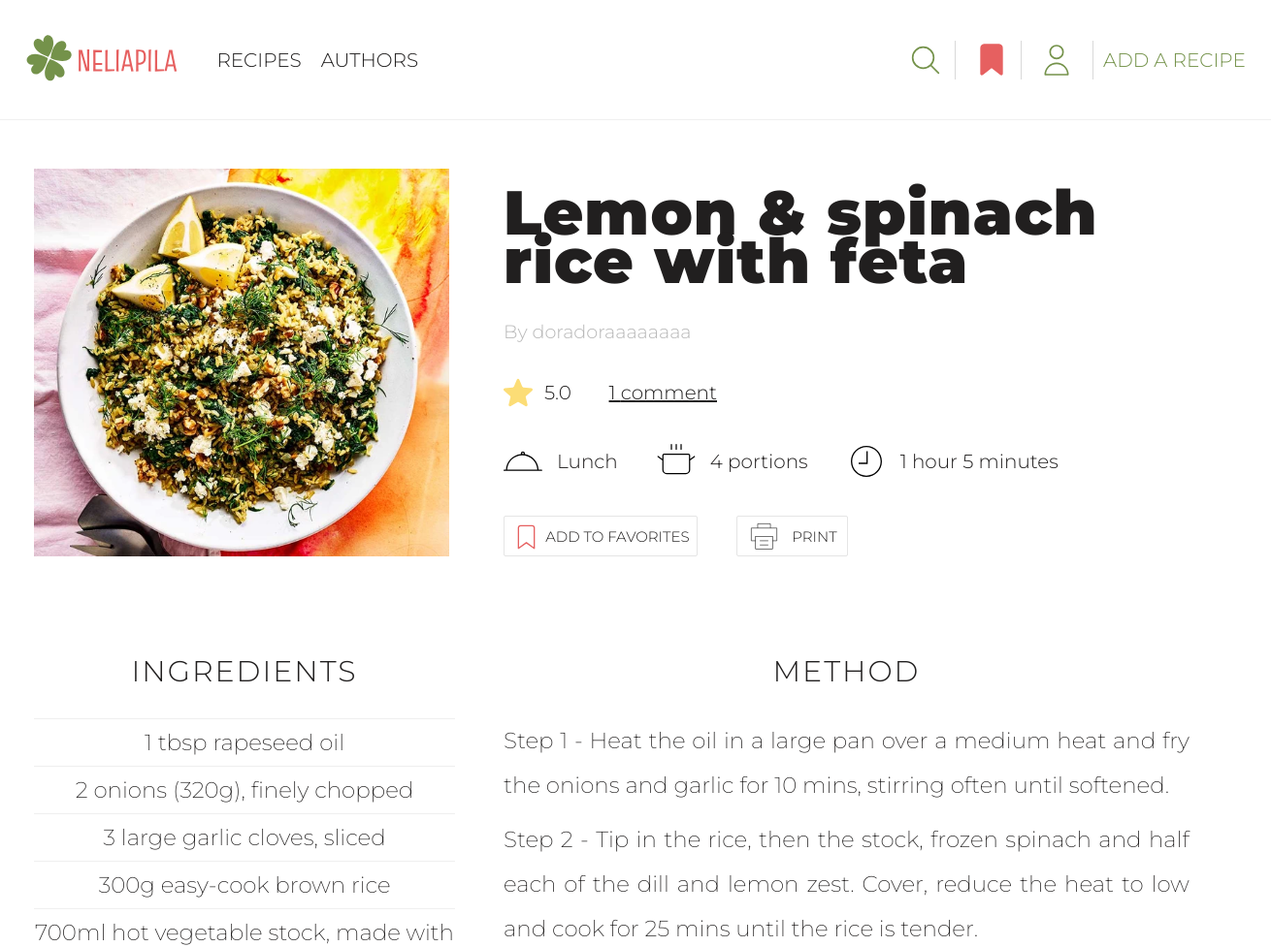
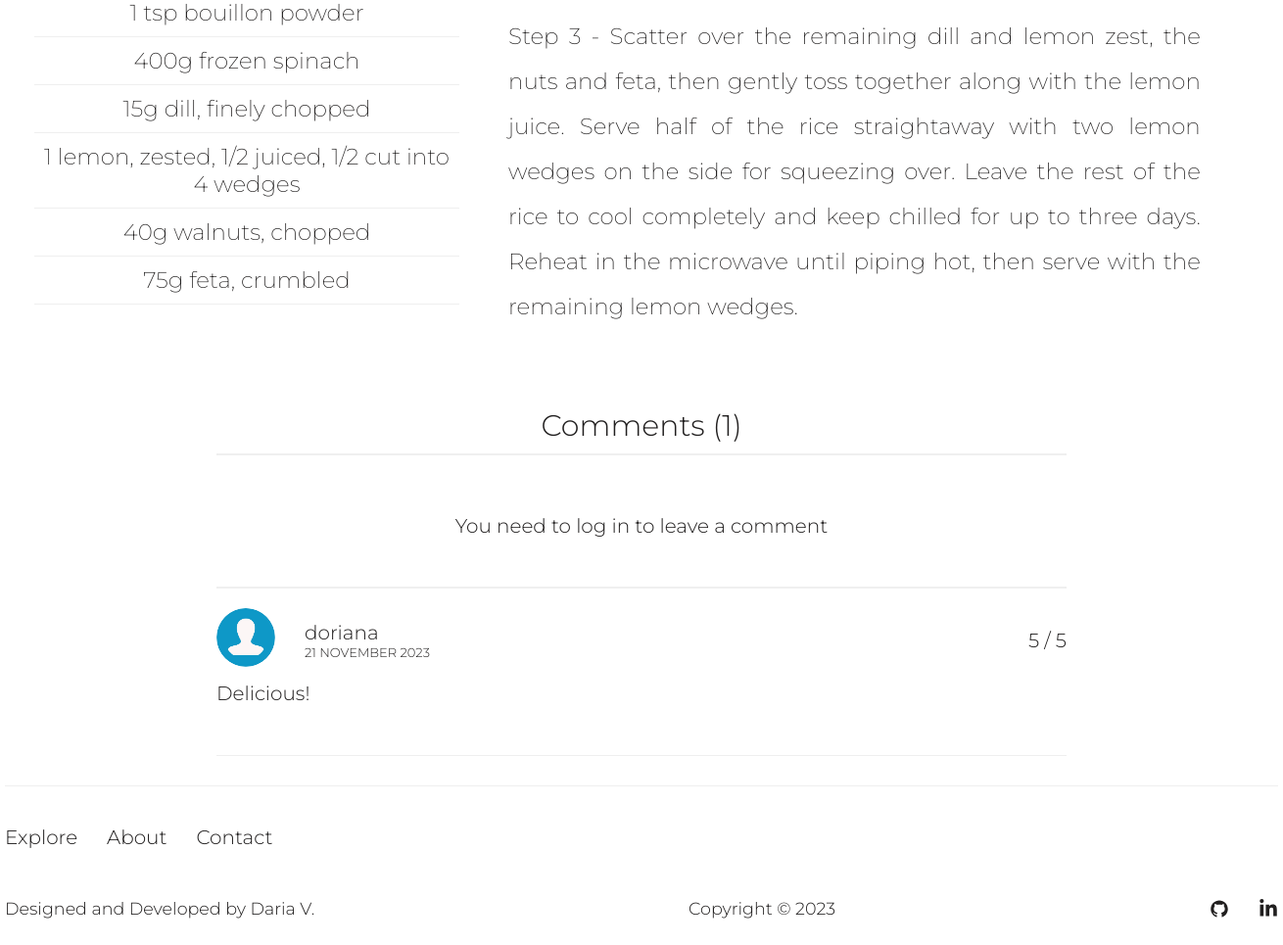
Screenshot of /recipe/22 with the database file from the repository (2 pictures, top to bottom).
### recipes/models.py (models this page shows, shortened)
class Recipe(models.Model):
    CATEGORY_CHOICES = [
        ('Breakfast', 'Breakfast'),
        ('Lunch', 'Lunch'),
        ('Dinner', 'Dinner'),
        ('Snacks', 'Snacks'),
        ('Desserts', 'Desserts'),
        ('Drinks', 'Drinks'),
        ('Miscellaneous', 'Other')
    ]
    STATUS_CHOICES = [
        (True, 'Approved'),
        (False, 'On moderation'),
    ]
    author = models.ForeignKey(User, on_delete=models.CASCADE, null=True, blank=True)
    title = models.CharField(max_length=50)
    portions = models.PositiveIntegerField(default=1, blank=True, null=True)
    cooking_hours = models.PositiveIntegerField(default=0)
    cooking_minutes = models.PositiveIntegerField(default=0)
    image = models.ImageField(upload_to=recipe_image_path)
    category = models.CharField(max_length=20, choices=CATEGORY_CHOICES)
    ingredients = models.TextField()
    steps = models.TextField()
    is_approved = models.BooleanField(default=False, choices=STATUS_CHOICES)
    date_created = models.DateTimeField(auto_now_add=True)

class Comment(models.Model):
    RATING_CHOICES = [
        (1, 1),
        (2, 2),
        (3, 3),
        (4, 4),
        (5, 5),
    ]
    STATUS_CHOICES = [
        (True, 'Approved'),
        (False, 'On moderation'),
    ]
    owner = models.ForeignKey('user.Profile', on_delete=models.SET_NULL, null=True, blank=True)
    recipe = models.ForeignKey(Recipe, on_delete=models.CASCADE)
    body = models.TextField(max_length=500, null=True, blank=True)
    rating = models.IntegerField(null=False, blank=False, choices=RATING_CHOICES)
    created_date = models.DateTimeField(auto_now_add=True)
    is_approved = models.BooleanField(default=False, choices=STATUS_CHOICES)
    class Meta:
        unique_together = [['owner', 'recipe'], ]

### user/models.py (models this page shows, shortened)
class Profile(models.Model):
    user = models.OneToOneField(User, on_delete=models.CASCADE)
    name = models.CharField(max_length=50, null=True, blank=True)
    email = models.EmailField(max_length=500, blank=True, null=True, unique=True)
    username = models.CharField(max_length=50, blank=True, null=True)
    bio = models.TextField(blank=True, null=True)
    image = models.ImageField(upload_to='profiles/', blank=True, null=True, default='profiles/default-profile-pic.png')
    created = models.DateTimeField(auto_now_add=True)

### recipes/views.py (the view)
# urls.py: path('recipe/<pk>', views.show_specific_recipe, name='specific-recipe'),
def show_specific_recipe(request, pk):
    specific_recipe = Recipe.objects.get(pk=pk, is_approved=True)
    recipe_ingredients = specific_recipe.ingredients.split('\n')
    recipe_ingredients = [ingredient.strip() for ingredient in recipe_ingredients if ingredient.strip()]
    recipe_steps = specific_recipe.steps.split('\n')
    recipe_steps = [step.strip() for step in recipe_steps if step.strip()]
    comments = Comment.objects.filter(recipe=specific_recipe, is_approved=True)
    comments_count = comments.count()
    recipe_ratings = [comment.rating for comment in comments]
    if recipe_ratings:
        average_recipe_rating = count_recipe_average_rating(recipe_ratings)
    else:
        average_recipe_rating = ''
    try:
        favorite_recipes = [favorite.favorite_recipe for favorite in request.user.profile.favorite_set.all()]
    except AttributeError:
        favorite_recipes = ''
    form = CommentForm()
    if request.method == 'POST':
        leave_a_comment(request, specific_recipe)
    context = {'recipe': specific_recipe, 'comments_count': comments_count,
               'favorites': favorite_recipes, 'ingredients': recipe_ingredients,
               'steps': recipe_steps, 'form': form, 'comments': comments,
               'average_recipe_rating': average_recipe_rating}
    return render(request, 'recipes/specific-recipe.html', context)

### recipes/views.py (called while the page is built)
def count_recipe_average_rating(recipe_ratings):
    average_rating = round(sum(recipe_ratings) / len(recipe_ratings), 1)
    return average_rating

### templates/recipes/specific-recipe.html (shortened to what this page needs)
{% extends 'base/base.html' %}
{% load static %}
{% block css %}
<link rel="stylesheet" href="{% static 'recipes/css/specific-recipe.css' %}">
<link rel="stylesheet" href="{% static 'recipes/css/comment-section.css' %}">
{% endblock %}
{% block content %}
<section class="specific-recipe-page">
    <div class="sp-recipe container">
        <section class="specific-recipe-information">
            <section class="information-about-recipe">
                <div class="recipe-image">
                    <img src="{{ recipe.image.url }}" alt="{{ recipe.title }}">
                </div>
                <div class="recipe-main-information">
                    <h1 class="recipe-heading">{{ recipe.title }}</h1>
                    <a class="recipe-author" href="{% url 'profile' recipe.author.id %}">
                        By {{ recipe.author }}</a>
                    <div class="rating-comments-link">
                        {% if average_recipe_rating %}
                        <a class="star-rating" href="#comments"><img src="{% static 'recipes/images/star.svg' %}"
                                                                     alt="heart">
                            <span>{{ average_recipe_rating }}</span></a>
                        {% endif %}
                        <a class="comments-counter" href="#comments">
                            {{ comments_count }} comment{{ comments_count | pluralize:'s' }}</a>
                    </div>
                    <div class="recipe-info">
                        <div class="category-details">
                            <img src="{% static 'recipes/images/food-category-svg.svg' %}" alt="Category">
                            <a href="{% url 'recipes' %}?sort_by={{ recipe.category }}"
                               class="recipe-category">{{ recipe.category }}</a>
                        </div>
                        <div class="portions-details">
                            <img src="{% static 'recipes/images/pot-svg.svg' %}" alt="Pot">
                            <span>{{ recipe.portions }} portion{{ recipe.portions | pluralize:'s' }}</span>
                        </div>
                        <div class="cooking-time-details">
                            <img src="{% static 'recipes/images/clock-svg.svg' %}" alt="Clock">
                            {% if recipe.cooking_hours != 0 and recipe.cooking_minutes != 0 %}
                            <span>{{ recipe.cooking_hours }} hour{{ recipe.cooking_hours | pluralize:'s' }}
                                {{ recipe.cooking_minutes }} minute{{ recipe.cooking_minutes | pluralize:'s' }}</span>
                            {% elif recipe.cooking_hours != 0 and recipe.cooking_minutes == 0 %}
                            <span>{{ recipe.cooking_hours }} hour{{ recipe.cooking_hours | pluralize:'s' }}</span>
                            {% elif recipe.cooking_hours == 0 and recipe.cooking_minutes != 0 %}
                            <span>{{ recipe.cooking_minutes }} minute{{ recipe.cooking_minutes | pluralize:'s' }}
                                </span>
                            {% endif %}
                        </div>
                    </div>
                    <div class="favorite-and-print-links">
                        {% if recipe.is_approved %}
                        <div class="add-to-favourites">
                            <div class="button-favorites">
                                {% if recipe in favorites %}
                                <a class="button-favorites-link button-link"
                                   href="{% url 'delete-from-favorites' recipe.id %}">
                                    <img src="{% static 'user/images/filled-bookmark-svg.svg' %}" alt="Bookmark">
                                    Added to favorites
                                </a>
                                {% else %}
                                <a class="button-favorites-link button-link"
                                   href="{% url 'add-to-favorites' recipe.id %}">
                                    <img src="{% static 'user/images/bookmark-svg.svg' %}" alt="Bookmark">
                                    Add to favorites
                                </a>
                                {% endif %}
                            </div>
                        </div>
                        <div class="print-recipe">
                            <div class="print">
                                <a class="print-link button-link" href="{% url 'pdf' recipe.id %}" target="_blank"><img
                                        src="{% static 'recipes/images/print-svg.svg' %}" alt="Print">
                                    Print
                                </a>
                            </div>
                        </div>
                        {% endif %}
                    </div>
                </div>
            </section>
        </section>
        <section class="cooking-information">
            <div class="ingredients">
                <h2 class="ingredients-heading">Ingredients</h2>
                <ul>
                    {% for ingredient in ingredients %}
                    <li class="ingredient-list list-item-separator">{{ ingredient }}</li>
                    {% endfor %}
                </ul>
            </div>
            <div class="steps">
                <h2 class="steps-heading">Method</h2>
                <ul>
                    {% for step in steps %}
                    <li class="steps-list">{{ step }}</li>
                    {% endfor %}
                </ul>
            </div>
        </section>
        <section class="comments-section">
            <section class="leave-comment" id="comments">
                <h2>Comments ({{ comments_count }})</h2>
                <hr>
                {% if request.user.is_authenticated %}
                <div class="leave-comment-section">
                    <div class="comment-form">
                        <form class="form" action="{% url 'specific-recipe' recipe.id %}" method="POST">
                            {% csrf_token %}
                            {% for field in form %}
                            <div class="form-for-comment">
                                <label>{{ field.label }}</label>
                                {{ field }}
                            </div>
                            {% endfor %}
                            <input class="submit btn" type="submit" value="Post"/>
                        </form>
                    </div>
                </div>
                {% else %}
                <div class="link-to-login">
                    <a class="link-to-login" href="{% url 'login' %}">You need to log in to leave a comment</a>
                </div>
                {% endif %}
            </section>
            {% if comments %}
            <section class="all-recipe-comments">
                <div class="comments">
                    {% for comment in comments %}
                    <div class="one-comment">
                        <div class="comment-owner-info">
                            <div class="comment-owner-info-left">
                                <div class="comment-owner-image">
                                    <a href="{% url 'profile' comment.owner.user.id %}"
                                    ><img src="{{ comment.owner.image.url }}" alt="Commentator`s image"></a>
                                </div>
                                <div class="owner-name-and-date-created">
                                    <div class="owner-name">
                                        <a href="{% url 'profile' comment.owner.user.id %}">
                                            {{ comment.owner.username }}</a>
                                    </div>
                                    <div class="date-created">
                                        <p>{{ comment.created_date | date:"j F Y"}}</p>
                                    </div>
                                </div>
                            </div>
                            <div class="comment-rating">
                                <p>{{ comment.rating }} / 5</p>
                            </div>
                        </div>
                        <div class="comment-body">
                            <p>{{ comment.body }}</p>
                        </div>
                    </div>
                    {% endfor %}
                </div>
            </section>
            {% endif %}
        </section>
    </div>
</section>
{% endblock %}

### static/base/css/base.css (style rules this page uses)
html { height: 100%; position: relative; }
body { font-family: 'Montserrat', sans-serif; font-weight: 300; font-size: 20px; color: #211f1f; background-color: #FFFFFF; margin: 0; padding: 0; min-height: 100%; display: flex; flex-direction: column; }
a { text-decoration: none; color: #211f1f; }
h1, h2, h3, p { margin: 0; font-weight: 300; }
li, ul { margin: 0; padding: 0; }
hr { border: 1px solid #efefef; }
.container { width: 1240px; margin: 0 auto; position: relative; }

### static/recipes/css/specific-recipe.css (style rules this page uses)
.information-about-recipe { display: flex; padding: 50px 0 100px 0; }
.recipe-image, .ingredients { width: 35%; display: flex; flex-direction: column; }
.recipe-main-information, .steps { width: 57%; display: flex; flex-direction: column; padding-left: 50px; }
.recipe-main-information { justify-content: space-between; }
.recipe-image img { width: 428px; height: 400px; }
.recipe-heading { font-weight: 900; letter-spacing: 1px; line-height: 50px; font-size: 4rem; word-break: break-word; margin-top: 20px; }
.recipe-author { font-size: 1.2rem; color: #B8B8B8FF; }
.rating-comments-link { display: flex; flex-direction: row; max-width: 220px; align-items: center; justify-content: space-between; }
.star-rating { display: flex; flex-direction: row; align-items: center; width: 70px; justify-content: space-between; }
.comments-counter { text-decoration: underline; }
.recipe-info { display: flex; }
.recipe-info img { width: 40px; height: 40px; padding-right: 15px; }
.category-details, .portions-details, .cooking-time-details { display: flex; flex-direction: row; align-items: center; padding-right: 40px; }
.favorite-and-print-links { display: flex; flex-direction: row; align-items: center; }
.add-to-favourites, .print-recipe { margin-right: 40px; }
.button-link { display: flex; flex-direction: row; align-items: center; font-size: 15px; border: 1px solid #E5E5E5FF; border-radius: 2px; padding: 0 5px; box-sizing: border-box; max-width: max-content; text-transform: uppercase; min-height: 42px; min-width: 115px; justify-content: space-around; }
.button-favorites-link { min-width: 200px; }
.button-favorites-link img { width: 30px; height: 30px; }
.ingredients, .steps-heading { text-align: center; }
.ingredients-heading, .steps-heading { margin-bottom: 30px; text-transform: uppercase; letter-spacing: 2px; }
.ingredient-list, .steps-list { list-style: none; font-size: 23px; font-weight: 200; }
.ingredient-list { padding: 10px 0; }
.steps-list { text-align: justify; line-height: 2; padding-bottom: 10px; }
.list-item-separator { border-bottom: 1px solid #efefef; }
.list-item-separator:first-child { border-top: 1px solid #efefef; }
.cooking-information { display: flex; margin-bottom: 70px; }

### static/recipes/css/comment-section.css (style rules this page uses)
.comments-section { max-width: 70%; margin: 0 auto; }
.leave-comment h2 { text-align: center; }
.link-to-login { text-align: center; padding-top: 50px; padding-bottom: 50px; }
.all-recipe-comments { padding-top: 20px; border-top: 2px solid #efefef; }
.one-comment { min-height: 150px; margin-bottom: 30px; border-bottom: 1px solid #efefef; position: relative; }
.comment-owner-image img { border-radius: 100%; height: 60px; width: 60px; }
.comment-owner-info { display: flex; flex-direction: row; justify-content: space-between; align-items: center; padding-bottom: 10px; }
.comment-owner-info-left { display: flex; flex-direction: row; align-items: center; }
.comment-owner-image { margin-right: 30px; }
.date-created { font-size: 13px; text-transform: uppercase; }

### rows the page displays
Recipe: image (picture), title "Lemon & spinach rice with feta", author "doradoraaaaaaaa", category "Lunch", portions "4", portions|pluralize "s", cooking_hours "1", cooking_minutes "5", cooking_minutes|pluralize "s"
Comment: owner.image (picture), owner.username "doriana", created_date "21 NOVEMBER 2023", rating "5", body "Delicious!"

### other values shown
{{ average_recipe_rating }} "5.0"
{{ comments_count }} "1"
{{ ingredient }} "1 tbsp rapeseed oil" "2 onions (320g), finely chopped" "3 large garlic cloves, sliced" "300g easy-cook brown rice" "700ml hot vegetable stock, made with 1 tsp bouillon powder" "400g frozen spinach" "15g dill, finely chopped" "1 lemon, zested, 1/2 juiced, 1/2 cut into 4 wedges" "40g walnuts, chopped" "75g feta, crumbled"
{{ step }} "Step 1 - Heat the oil in a large pan over a medium heat and fry the onions and garlic for 10 mins, stirring often until softened." "Step 2 - Tip in the rice, then the stock, frozen spinach and half each of the dill and lemon zest. Cover, reduce the heat to low and cook for 25 mins until the rice is tender."
